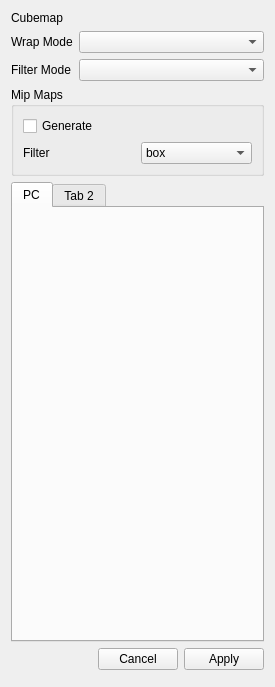
<?xml version="1.0" encoding="UTF-8"?>
<ui version="4.0">
 <class>PropertiesTexture</class>
 <widget class="QWidget" name="PropertiesTexture">
  <property name="geometry">
   <rect>
    <x>0</x>
    <y>0</y>
    <width>275</width>
    <height>687</height>
   </rect>
  </property>
  <property name="windowTitle">
   <string>Form</string>
  </property>
  <layout class="QVBoxLayout" name="verticalLayout" stretch="0,0,0,0,0">
   <item>
    <layout class="QGridLayout" name="gridLayout_2" columnstretch="0,1">
     <item row="1" column="1">
      <widget class="QComboBox" name="comboBox_2"/>
     </item>
     <item row="1" column="0">
      <widget class="QLabel" name="label_3">
       <property name="text">
        <string>Wrap Mode</string>
       </property>
      </widget>
     </item>
     <item row="0" column="0">
      <widget class="QLabel" name="label">
       <property name="text">
        <string>Cubemap</string>
       </property>
      </widget>
     </item>
     <item row="2" column="0">
      <widget class="QLabel" name="label_4">
       <property name="text">
        <string>Filter Mode</string>
       </property>
      </widget>
     </item>
     <item row="2" column="1">
      <widget class="QComboBox" name="comboBox_3"/>
     </item>
    </layout>
   </item>
   <item>
    <widget class="QGroupBox" name="groupBox">
     <property name="title">
      <string>Mip Maps</string>
     </property>
     <layout class="QGridLayout" name="gridLayout">
      <item row="2" column="0">
       <widget class="QLabel" name="label_2">
        <property name="text">
         <string>Filter</string>
        </property>
       </widget>
      </item>
      <item row="2" column="1">
       <widget class="QComboBox" name="comboBox">
        <item>
         <property name="text">
          <string>box</string>
         </property>
        </item>
        <item>
         <property name="text">
          <string>kaiser</string>
         </property>
        </item>
       </widget>
      </item>
      <item row="0" column="0">
       <widget class="QCheckBox" name="checkBox">
        <property name="text">
         <string>Generate</string>
        </property>
       </widget>
      </item>
     </layout>
    </widget>
   </item>
   <item>
    <widget class="QTabWidget" name="PCTab">
     <property name="currentIndex">
      <number>0</number>
     </property>
     <widget class="QWidget" name="tab">
      <attribute name="title">
       <string>PC</string>
      </attribute>
     </widget>
     <widget class="QWidget" name="tab_2">
      <attribute name="title">
       <string>Tab 2</string>
      </attribute>
     </widget>
    </widget>
   </item>
   <item>
    <layout class="QHBoxLayout" name="horizontalLayout" stretch="1,0,0">
     <item>
      <spacer name="horizontalSpacer">
       <property name="orientation">
        <enum>Qt::Horizontal</enum>
       </property>
       <property name="sizeHint" stdset="0">
        <size>
         <width>40</width>
         <height>20</height>
        </size>
       </property>
      </spacer>
     </item>
     <item>
      <widget class="QPushButton" name="pushButton_2">
       <property name="text">
        <string>Cancel</string>
       </property>
      </widget>
     </item>
     <item>
      <widget class="QPushButton" name="pushButton">
       <property name="text">
        <string>Apply</string>
       </property>
      </widget>
     </item>
    </layout>
   </item>
   <item>
    <widget class="QWidget" name="widget" native="true"/>
   </item>
  </layout>
 </widget>
 <resources/>
 <connections/>
</ui>
